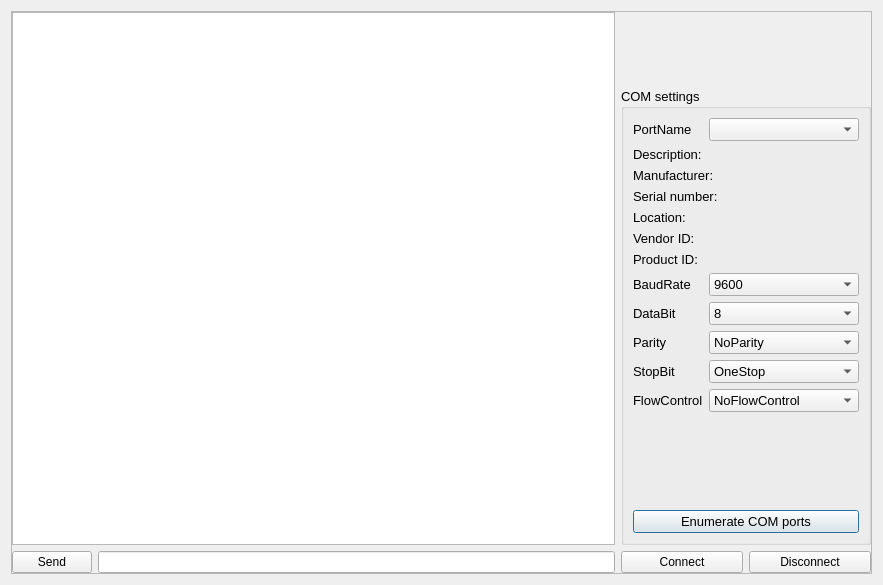
<?xml version="1.0" encoding="UTF-8"?>
<ui version="4.0">
 <author>Mauro Bellone</author>
 <class>serial_console</class>
 <widget class="QDialog" name="serial_console">
  <property name="windowModality">
   <enum>Qt::WindowModal</enum>
  </property>
  <property name="geometry">
   <rect>
    <x>0</x>
    <y>0</y>
    <width>883</width>
    <height>585</height>
   </rect>
  </property>
  <property name="sizePolicy">
   <sizepolicy hsizetype="Expanding" vsizetype="Expanding">
    <horstretch>0</horstretch>
    <verstretch>0</verstretch>
   </sizepolicy>
  </property>
  <property name="minimumSize">
   <size>
    <width>100</width>
    <height>100</height>
   </size>
  </property>
  <property name="windowTitle">
   <string>Console</string>
  </property>
  <property name="modal">
   <bool>true</bool>
  </property>
  <layout class="QGridLayout" name="gridLayout_3">
   <item row="2" column="0">
    <widget class="QScrollArea" name="scrollArea">
     <property name="sizePolicy">
      <sizepolicy hsizetype="Expanding" vsizetype="Expanding">
       <horstretch>0</horstretch>
       <verstretch>0</verstretch>
      </sizepolicy>
     </property>
     <property name="minimumSize">
      <size>
       <width>200</width>
       <height>200</height>
      </size>
     </property>
     <property name="verticalScrollBarPolicy">
      <enum>Qt::ScrollBarAsNeeded</enum>
     </property>
     <property name="horizontalScrollBarPolicy">
      <enum>Qt::ScrollBarAsNeeded</enum>
     </property>
     <property name="widgetResizable">
      <bool>true</bool>
     </property>
     <widget class="QWidget" name="scrollAreaWidgetContents">
      <property name="geometry">
       <rect>
        <x>0</x>
        <y>0</y>
        <width>859</width>
        <height>561</height>
       </rect>
      </property>
      <property name="sizePolicy">
       <sizepolicy hsizetype="Expanding" vsizetype="Expanding">
        <horstretch>0</horstretch>
        <verstretch>0</verstretch>
       </sizepolicy>
      </property>
      <property name="minimumSize">
       <size>
        <width>200</width>
        <height>200</height>
       </size>
      </property>
      <layout class="QGridLayout" name="gridLayout_4">
       <property name="sizeConstraint">
        <enum>QLayout::SetDefaultConstraint</enum>
       </property>
       <property name="leftMargin">
        <number>0</number>
       </property>
       <property name="topMargin">
        <number>0</number>
       </property>
       <property name="rightMargin">
        <number>0</number>
       </property>
       <property name="bottomMargin">
        <number>0</number>
       </property>
       <item row="0" column="0">
        <layout class="QGridLayout" name="gridLayout_2">
         <item row="1" column="2" rowspan="4" colspan="2">
          <widget class="QGroupBox" name="groupBox_comSettings">
           <property name="sizePolicy">
            <sizepolicy hsizetype="Expanding" vsizetype="Expanding">
             <horstretch>0</horstretch>
             <verstretch>0</verstretch>
            </sizepolicy>
           </property>
           <property name="minimumSize">
            <size>
             <width>200</width>
             <height>0</height>
            </size>
           </property>
           <property name="maximumSize">
            <size>
             <width>500</width>
             <height>16777215</height>
            </size>
           </property>
           <property name="font">
            <font>
             <pointsize>10</pointsize>
            </font>
           </property>
           <property name="title">
            <string>COM settings</string>
           </property>
           <layout class="QGridLayout" name="gridLayout">
            <item row="18" column="1">
             <widget class="QComboBox" name="comboBox_flowControl">
              <property name="toolTip">
               <string>&lt;html&gt;&lt;head/&gt;&lt;body&gt;&lt;p&gt;&lt;span style=&quot; font-family:'sans-serif'; font-size:14px; color:#222222; background-color:#ffffff;&quot;&gt;A serial port may use signals in the interface to pause and resume the transmission of data.&lt;/span&gt;&lt;br&gt;&lt;span style=&quot; font-family:'sans-serif'; font-size:14px; font-weight:600; color:#222222; background-color:#ffffff;&quot;&gt;Default value:&lt;/span&gt;&lt;span style=&quot; font-family:'sans-serif'; font-size:14px; color:#222222; background-color:#ffffff;&quot;&gt; NoFlowControl&lt;/span&gt;&lt;/p&gt;&lt;/body&gt;&lt;/html&gt;</string>
              </property>
              <item>
               <property name="text">
                <string extracomment="NoFlowControl">NoFlowControl</string>
               </property>
              </item>
              <item>
               <property name="text">
                <string extracomment="HardwareControl">HardwareControl</string>
               </property>
              </item>
              <item>
               <property name="text">
                <string extracomment="SoftwareControl">SoftwareControl</string>
               </property>
              </item>
              <item>
               <property name="text">
                <string extracomment="UnknownFlowControl">UnknownFlowControl</string>
               </property>
              </item>
             </widget>
            </item>
            <item row="4" column="0" colspan="2">
             <widget class="QLabel" name="serialNumberLabel">
              <property name="font">
               <font>
                <pointsize>10</pointsize>
               </font>
              </property>
              <property name="text">
               <string>Serial number:</string>
              </property>
             </widget>
            </item>
            <item row="2" column="0" colspan="2">
             <widget class="QLabel" name="descriptionLabel">
              <property name="font">
               <font>
                <pointsize>10</pointsize>
               </font>
              </property>
              <property name="text">
               <string>Description:</string>
              </property>
             </widget>
            </item>
            <item row="5" column="0" colspan="2">
             <widget class="QLabel" name="locationLabel">
              <property name="font">
               <font>
                <pointsize>10</pointsize>
               </font>
              </property>
              <property name="text">
               <string>Location:</string>
              </property>
             </widget>
            </item>
            <item row="18" column="0">
             <widget class="QLabel" name="label_4">
              <property name="font">
               <font>
                <pointsize>10</pointsize>
               </font>
              </property>
              <property name="text">
               <string>FlowControl</string>
              </property>
             </widget>
            </item>
            <item row="15" column="1">
             <widget class="QComboBox" name="comboBox_dataBit">
              <property name="toolTip">
               <string>&lt;html&gt;&lt;head/&gt;&lt;body&gt;&lt;p&gt;The number of data bits in each character can be 5 (for Baudot code), &lt;br/&gt;6 (rarely used), 7 (for true ASCII), 8 (for most kinds of data, &lt;br/&gt;as this size matches the size of a byte), or 9 (rarely used). &lt;br/&gt;8 data bits are almost universally used in newer applications.&lt;br/&gt;&lt;span style=&quot; font-weight:600;&quot;&gt;Default value:&lt;/span&gt; 8&lt;/p&gt;&lt;/body&gt;&lt;/html&gt;</string>
              </property>
              <property name="currentIndex">
               <number>3</number>
              </property>
              <item>
               <property name="text">
                <string extracomment="Data5">5</string>
               </property>
              </item>
              <item>
               <property name="text">
                <string extracomment="Data6">6</string>
               </property>
              </item>
              <item>
               <property name="text">
                <string extracomment="Data7">7</string>
               </property>
              </item>
              <item>
               <property name="text">
                <string extracomment="Data8">8</string>
               </property>
              </item>
              <item>
               <property name="text">
                <string extracomment="UnknownDataBits">-1</string>
               </property>
              </item>
             </widget>
            </item>
            <item row="20" column="0" colspan="2">
             <spacer name="verticalSpacer">
              <property name="orientation">
               <enum>Qt::Vertical</enum>
              </property>
              <property name="sizeHint" stdset="0">
               <size>
                <width>20</width>
                <height>40</height>
               </size>
              </property>
             </spacer>
            </item>
            <item row="16" column="0">
             <widget class="QLabel" name="label_3">
              <property name="font">
               <font>
                <pointsize>10</pointsize>
               </font>
              </property>
              <property name="text">
               <string>Parity</string>
              </property>
             </widget>
            </item>
            <item row="3" column="0" colspan="2">
             <widget class="QLabel" name="manufacturerLabel">
              <property name="font">
               <font>
                <pointsize>10</pointsize>
               </font>
              </property>
              <property name="text">
               <string>Manufacturer:</string>
              </property>
             </widget>
            </item>
            <item row="6" column="0" colspan="2">
             <widget class="QLabel" name="vidLabel">
              <property name="font">
               <font>
                <pointsize>10</pointsize>
               </font>
              </property>
              <property name="text">
               <string>Vendor ID:</string>
              </property>
             </widget>
            </item>
            <item row="7" column="0" colspan="2">
             <widget class="QLabel" name="pidLabel">
              <property name="font">
               <font>
                <pointsize>10</pointsize>
               </font>
              </property>
              <property name="text">
               <string>Product ID:</string>
              </property>
             </widget>
            </item>
            <item row="14" column="0">
             <widget class="QLabel" name="label">
              <property name="font">
               <font>
                <pointsize>10</pointsize>
               </font>
              </property>
              <property name="text">
               <string>BaudRate</string>
              </property>
             </widget>
            </item>
            <item row="1" column="0">
             <widget class="QLabel" name="label_6">
              <property name="font">
               <font>
                <pointsize>10</pointsize>
               </font>
              </property>
              <property name="text">
               <string>PortName</string>
              </property>
             </widget>
            </item>
            <item row="17" column="0">
             <widget class="QLabel" name="label_5">
              <property name="font">
               <font>
                <pointsize>10</pointsize>
               </font>
              </property>
              <property name="text">
               <string>StopBit</string>
              </property>
             </widget>
            </item>
            <item row="14" column="1">
             <widget class="QComboBox" name="comboBox_baudRate">
              <property name="toolTip">
               <string>&lt;html&gt;&lt;head/&gt;&lt;body&gt;&lt;p&gt;The baud rate is the speed of communication in bit/s&lt;br/&gt;Supported values : 1200; 2400; 4800; 9600; 19200; 38400; 57600; 115200 bit/s&lt;br/&gt;&lt;span style=&quot; font-weight:600;&quot;&gt;Default value:&lt;/span&gt; 9600&lt;/p&gt;&lt;/body&gt;&lt;/html&gt;</string>
              </property>
              <property name="currentIndex">
               <number>3</number>
              </property>
              <item>
               <property name="text">
                <string extracomment="Baud1200">1200</string>
               </property>
              </item>
              <item>
               <property name="text">
                <string extracomment="Baud2400">2400</string>
               </property>
              </item>
              <item>
               <property name="text">
                <string extracomment="Baud4800">4800</string>
               </property>
              </item>
              <item>
               <property name="text">
                <string extracomment="Baud9600">9600</string>
               </property>
              </item>
              <item>
               <property name="text">
                <string extracomment="Baud19200">19200</string>
               </property>
              </item>
              <item>
               <property name="text">
                <string extracomment="Baud38400">38400</string>
               </property>
              </item>
              <item>
               <property name="text">
                <string extracomment="Baud57600">57600</string>
               </property>
              </item>
              <item>
               <property name="text">
                <string extracomment="Baud115200">115200</string>
               </property>
              </item>
              <item>
               <property name="text">
                <string extracomment="UnknownBaud">-1</string>
               </property>
              </item>
             </widget>
            </item>
            <item row="17" column="1">
             <widget class="QComboBox" name="comboBox_stopBit">
              <property name="toolTip">
               <string>&lt;html&gt;&lt;head/&gt;&lt;body&gt;&lt;p&gt;Stop bits sent at the end of every character allow the receiving signal hardware to detect the end of a character and to resynchronise with the character stream. &lt;/p&gt;&lt;/body&gt;&lt;/html&gt;</string>
              </property>
              <item>
               <property name="text">
                <string extracomment="OneStop">OneStop</string>
               </property>
              </item>
              <item>
               <property name="text">
                <string extracomment="OneAndHalfStop">OneAndHalfStop</string>
               </property>
              </item>
              <item>
               <property name="text">
                <string extracomment="TwoStop">TwoStop</string>
               </property>
              </item>
              <item>
               <property name="text">
                <string extracomment="UnknownStopBits">UnknownStopBits</string>
               </property>
              </item>
             </widget>
            </item>
            <item row="15" column="0">
             <widget class="QLabel" name="label_2">
              <property name="font">
               <font>
                <pointsize>10</pointsize>
               </font>
              </property>
              <property name="text">
               <string>DataBit</string>
              </property>
             </widget>
            </item>
            <item row="1" column="1">
             <widget class="QComboBox" name="comboBox_serialInfo">
              <property name="toolTip">
               <string>&lt;html&gt;&lt;head/&gt;&lt;body&gt;&lt;p&gt;Port name COM1 ... N &lt;br/&gt;Display the available port only;&lt;/p&gt;&lt;p&gt;Select the port to see device details below.&lt;/p&gt;&lt;/body&gt;&lt;/html&gt;</string>
              </property>
             </widget>
            </item>
            <item row="16" column="1">
             <widget class="QComboBox" name="comboBox_parity">
              <property name="toolTip">
               <string>&lt;html&gt;&lt;head/&gt;&lt;body&gt;&lt;p&gt;Parity is a method of detecting errors in transmission.&lt;br/&gt;When parity is used with a serial port, an extra data bit is sent with each data character, &lt;br/&gt;arranged so that the number of 1 bits in each character, including the parity bit, &lt;br/&gt;is always odd or always even. If a byte is received with the wrong number of 1s, &lt;br/&gt;then it must have been corrupted.&lt;br/&gt;&lt;span style=&quot; font-weight:600;&quot;&gt;Default value:&lt;/span&gt; NoParity&lt;/p&gt;&lt;/body&gt;&lt;/html&gt;</string>
              </property>
              <item>
               <property name="text">
                <string extracomment="NoParity">NoParity</string>
               </property>
              </item>
              <item>
               <property name="text">
                <string extracomment="EvenParity">EvenParity</string>
               </property>
              </item>
              <item>
               <property name="text">
                <string extracomment="OddParity">OddParity</string>
               </property>
              </item>
              <item>
               <property name="text">
                <string extracomment="SpaceParity">SpaceParity</string>
               </property>
              </item>
              <item>
               <property name="text">
                <string extracomment="MarkParity">MarkParity</string>
               </property>
              </item>
              <item>
               <property name="text">
                <string extracomment="UnknownParity">UnknownParity</string>
               </property>
              </item>
             </widget>
            </item>
            <item row="21" column="0" colspan="2">
             <widget class="QPushButton" name="pushButton_enumerate">
              <property name="text">
               <string>Enumerate COM ports</string>
              </property>
             </widget>
            </item>
           </layout>
          </widget>
         </item>
         <item row="5" column="1">
          <widget class="QLineEdit" name="lineEdit_writeData"/>
         </item>
         <item row="5" column="0">
          <widget class="QPushButton" name="pushButton_sendMessage">
           <property name="toolTip">
            <string>Send the string in the line -&gt;</string>
           </property>
           <property name="whatsThis">
            <string>Send the string in the line -&gt;</string>
           </property>
           <property name="text">
            <string>Send</string>
           </property>
          </widget>
         </item>
         <item row="5" column="2">
          <widget class="QPushButton" name="pushButton_connectCOM">
           <property name="toolTip">
            <string>Connect to the selected COM port</string>
           </property>
           <property name="whatsThis">
            <string>Connect to the selected COM port</string>
           </property>
           <property name="text">
            <string>Connect</string>
           </property>
          </widget>
         </item>
         <item row="5" column="3">
          <widget class="QPushButton" name="pushButton_disconnectCOM">
           <property name="toolTip">
            <string>Disonnect from the active COM port</string>
           </property>
           <property name="whatsThis">
            <string>Disonnect from the active COM port</string>
           </property>
           <property name="text">
            <string>Disconnect</string>
           </property>
          </widget>
         </item>
         <item row="0" column="2" colspan="2">
          <widget class="QLabel" name="label_7">
           <property name="maximumSize">
            <size>
             <width>55</width>
             <height>70</height>
            </size>
           </property>
           <property name="text">
            <string/>
           </property>
           <property name="pixmap">
            <pixmap>icons/nerdy.png</pixmap>
           </property>
           <property name="scaledContents">
            <bool>true</bool>
           </property>
          </widget>
         </item>
         <item row="0" column="0" rowspan="5" colspan="2">
          <widget class="QTextEdit" name="textEdit_console">
           <property name="enabled">
            <bool>true</bool>
           </property>
           <property name="font">
            <font>
             <pointsize>10</pointsize>
            </font>
           </property>
           <property name="styleSheet">
            <string notr="true"/>
           </property>
           <property name="verticalScrollBarPolicy">
            <enum>Qt::ScrollBarAsNeeded</enum>
           </property>
           <property name="horizontalScrollBarPolicy">
            <enum>Qt::ScrollBarAsNeeded</enum>
           </property>
           <property name="documentTitle">
            <string>Console</string>
           </property>
           <property name="readOnly">
            <bool>false</bool>
           </property>
           <property name="textInteractionFlags">
            <set>Qt::TextEditorInteraction</set>
           </property>
          </widget>
         </item>
        </layout>
       </item>
      </layout>
     </widget>
    </widget>
   </item>
  </layout>
 </widget>
 <resources/>
 <connections/>
</ui>
